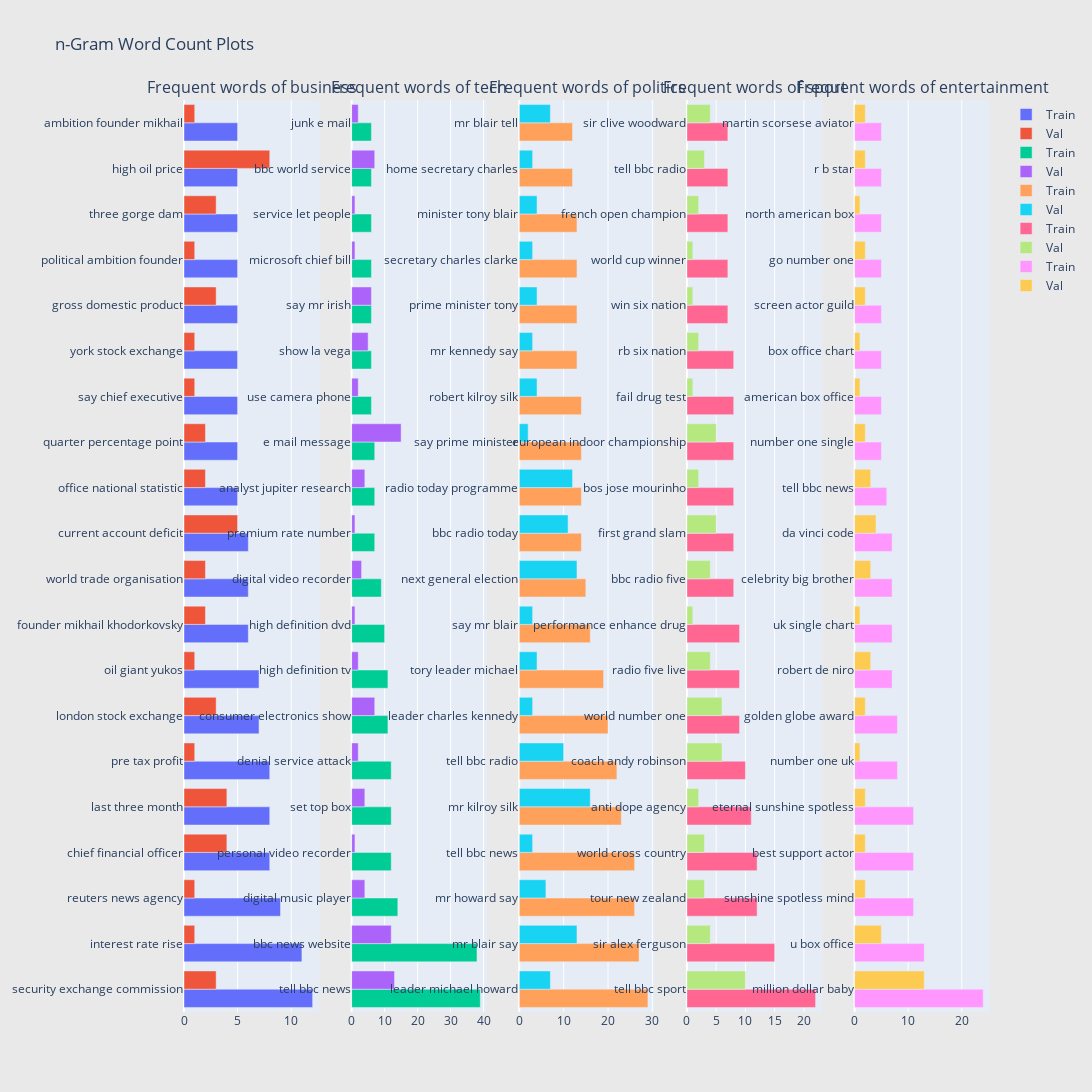

The code cell stored with this chart in its notebook:
### Markdown cell above
### Tri-gram Overlap

### Code cell
plot_overlaping_grams(train_data, val_data, 3)

### Figure 1 — Plotly figure (JSON) as saved in the notebook; plotly's stock layout.template omitted (floating-point values rounded to 4 significant figures)
{"data": [{"name": "Train", "orientation": "h", "type": "bar", "x": [12, 11, 9, 8, 8, 8, 7, 7, 6, 6, 6, 5, 5, 5, 5, 5, 5, 5, 5, 5], "xaxis": "x", "y": ["security exchange commission", "interest rate rise", "reuters news agency", "chief financial officer", "last three month", "pre tax profit", "london stock exchange", "oil giant yukos", "founder mikhail khodorkovsky", "world trade organisation", "current account deficit", "office national statistic", "quarter percentage point", "say chief executive", "york stock exchange", "gross domestic product", "political ambition founder", "three gorge dam", "high oil price", "ambition founder mikhail"], "yaxis": "y"}, {"name": "Val", "orientation": "h", "type": "bar", "x": [3, 1, 1, 4, 4, 1, 3, 1, 2, 2, 5, 2, 2, 1, 1, 3, 1, 3, 8, 1], "xaxis": "x", "y": ["security exchange commission", "interest rate rise", "reuters news agency", "chief financial officer", "last three month", "pre tax profit", "london stock exchange", "oil giant yukos", "founder mikhail khodorkovsky", "world trade organisation", "current account deficit", "office national statistic", "quarter percentage point", "say chief executive", "york stock exchange", "gross domestic product", "political ambition founder", "three gorge dam", "high oil price", "ambition founder mikhail"], "yaxis": "y"}, {"name": "Train", "orientation": "h", "type": "bar", "x": [39, 38, 14, 12, 12, 12, 11, 11, 10, 9, 7, 7, 7, 6, 6, 6, 6, 6, 6, 6], "xaxis": "x2", "y": ["tell bbc news", "bbc news website", "digital music player", "personal video recorder", "set top box", "denial service attack", "consumer electronics show", "high definition tv", "high definition dvd", "digital video recorder", "premium rate number", "analyst jupiter research", "e mail message", "use camera phone", "show la vega", "say mr irish", "microsoft chief bill", "service let people", "bbc world service", "junk e mail"], "yaxis": "y2"}, {"name": "Val", "orientation": "h", "type": "bar", "x": [13, 12, 4, 1, 4, 2, 7, 2, 1, 3, 1, 4, 15, 2, 5, 6, 1, 1, 7, 2], "xaxis": "x2", "y": ["tell bbc news", "bbc news website", "digital music player", "personal video recorder", "set top box", "denial service attack", "consumer electronics show", "high definition tv", "high definition dvd", "digital video recorder", "premium rate number", "analyst jupiter research", "e mail message", "use camera phone", "show la vega", "say mr irish", "microsoft chief bill", "service let people", "bbc world service", "junk e mail"], "yaxis": "y2"}, {"name": "Train", "orientation": "h", "type": "bar", "x": [29, 27, 26, 26, 23, 22, 20, 19, 16, 15, 14, 14, 14, 14, 13, 13, 13, 13, 12, 12], "xaxis": "x3", "y": ["leader michael howard", "mr blair say", "mr howard say", "tell bbc news", "mr kilroy silk", "tell bbc radio", "leader charles kennedy", "tory leader michael", "say mr blair", "next general election", "bbc radio today", "radio today programme", "say prime minister", "robert kilroy silk", "mr kennedy say", "prime minister tony", "secretary charles clarke", "minister tony blair", "home secretary charles", "mr blair tell"], "yaxis": "y3"}, {"name": "Val", "orientation": "h", "type": "bar", "x": [7, 13, 6, 3, 16, 10, 3, 4, 3, 13, 11, 12, 2, 4, 3, 4, 3, 4, 3, 7], "xaxis": "x3", "y": ["leader michael howard", "mr blair say", "mr howard say", "tell bbc news", "mr kilroy silk", "tell bbc radio", "leader charles kennedy", "tory leader michael", "say mr blair", "next general election", "bbc radio today", "radio today programme", "say prime minister", "robert kilroy silk", "mr kennedy say", "prime minister tony", "secretary charles clarke", "minister tony blair", "home secretary charles", "mr blair tell"], "yaxis": "y3"}, {"name": "Train", "orientation": "h", "type": "bar", "x": [22, 15, 12, 12, 11, 10, 9, 9, 9, 8, 8, 8, 8, 8, 8, 7, 7, 7, 7, 7], "xaxis": "x4", "y": ["tell bbc sport", "sir alex ferguson", "tour new zealand", "world cross country", "anti dope agency", "coach andy robinson", "world number one", "radio five live", "performance enhance drug", "bbc radio five", "first grand slam", "bos jose mourinho", "european indoor championship", "fail drug test", "rb six nation", "win six nation", "world cup winner", "french open champion", "tell bbc radio", "sir clive woodward"], "yaxis": "y4"}, {"name": "Val", "orientation": "h", "type": "bar", "x": [10, 4, 3, 3, 2, 6, 6, 4, 1, 4, 5, 2, 5, 1, 2, 1, 1, 2, 3, 4], "xaxis": "x4", "y": ["tell bbc sport", "sir alex ferguson", "tour new zealand", "world cross country", "anti dope agency", "coach andy robinson", "world number one", "radio five live", "performance enhance drug", "bbc radio five", "first grand slam", "bos jose mourinho", "european indoor championship", "fail drug test", "rb six nation", "win six nation", "world cup winner", "french open champion", "tell bbc radio", "sir clive woodward"], "yaxis": "y4"}, {"name": "Train", "orientation": "h", "type": "bar", "x": [24, 13, 11, 11, 11, 8, 8, 7, 7, 7, 7, 6, 5, 5, 5, 5, 5, 5, 5, 5], "xaxis": "x5", "y": ["million dollar baby", "u box office", "sunshine spotless mind", "best support actor", "eternal sunshine spotless", "number one uk", "golden globe award", "robert de niro", "uk single chart", "celebrity big brother", "da vinci code", "tell bbc news", "number one single", "american box office", "box office chart", "screen actor guild", "go number one", "north american box", "r b star", "martin scorsese aviator"], "yaxis": "y5"}, {"name": "Val", "orientation": "h", "type": "bar", "x": [13, 5, 2, 2, 2, 1, 2, 3, 1, 3, 4, 3, 2, 1, 1, 2, 2, 1, 2, 2], "xaxis": "x5", "y": ["million dollar baby", "u box office", "sunshine spotless mind", "best support actor", "eternal sunshine spotless", "number one uk", "golden globe award", "robert de niro", "uk single chart", "celebrity big brother", "da vinci code", "tell bbc news", "number one single", "american box office", "box office chart", "screen actor guild", "go number one", "north american box", "r b star", "martin scorsese aviator"], "yaxis": "y5"}], "layout": {"annotations": [{"font": {"size": 16}, "showarrow": false, "text": "Frequent words of business", "x": 0.084, "xanchor": "center", "xref": "paper", "y": 1, "yanchor": "bottom", "yref": "paper"}, {"font": {"size": 16}, "showarrow": false, "text": "Frequent words of tech", "x": 0.292, "xanchor": "center", "xref": "paper", "y": 1, "yanchor": "bottom", "yref": "paper"}, {"font": {"size": 16}, "showarrow": false, "text": "Frequent words of politics", "x": 0.5, "xanchor": "center", "xref": "paper", "y": 1, "yanchor": "bottom", "yref": "paper"}, {"font": {"size": 16}, "showarrow": false, "text": "Frequent words of sport", "x": 0.708, "xanchor": "center", "xref": "paper", "y": 1, "yanchor": "bottom", "yref": "paper"}, {"font": {"size": 16}, "showarrow": false, "text": "Frequent words of entertainment", "x": 0.916, "xanchor": "center", "xref": "paper", "y": 1, "yanchor": "bottom", "yref": "paper"}], "height": 1200, "paper_bgcolor": "rgb(233,233,233)", "title": {"text": "n-Gram Word Count Plots"}, "width": 2000, "xaxis": {"anchor": "y", "domain": [0, 0.168]}, "xaxis2": {"anchor": "y2", "domain": [0.208, 0.376]}, "xaxis3": {"anchor": "y3", "domain": [0.416, 0.584]}, "xaxis4": {"anchor": "y4", "domain": [0.624, 0.792]}, "xaxis5": {"anchor": "y5", "domain": [0.832, 1]}, "yaxis": {"anchor": "x", "domain": [0, 1]}, "yaxis2": {"anchor": "x2", "domain": [0, 1]}, "yaxis3": {"anchor": "x3", "domain": [0, 1]}, "yaxis4": {"anchor": "x4", "domain": [0, 1]}, "yaxis5": {"anchor": "x5", "domain": [0, 1]}}}
